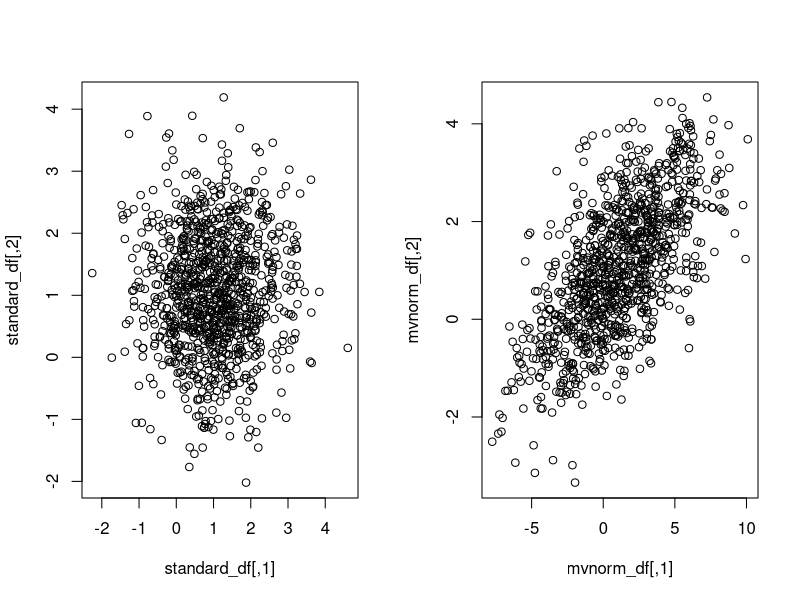

Here is the R script that generated this plot:
require(MASS)

#' Propose new values
#' This proposes new values using a normal distribution centered on the original parameter values, with desired standard deviation. If any proposed values are outside the bounds, it will propose again.
#' @param old_params The original parameter values
#' @param lower_bound Minimum parameter values to try. One for all or a vector of the length of par.
#' @param upper_bound Maximum parameter values to try. One for all or a vector of the length of par.
#' @param sd Standard deviation to use for the proposals. One for all or a vector of the length of par.
#' @return A vector of the new parameter values
dent_propose <- function(old_params, lower_bound=-Inf, upper_bound=Inf, sd=1) {
  sd <- abs(sd)
  if(runif(1)<1.1) { #try changing all
    new_params <- stats::rnorm(length(old_params), old_params, sd)
  } else { #try sampling some but not all. Usually just one.
    new_params <- old_params
    focal <- sample.int(length(old_params),min(length(old_params), ceiling(stats::rexp(1, 1/2))))
    new_params[focal] <- stats::rnorm(1, old_params[focal], ifelse(length(sd)==1,sd, sd[focal]))  
  }
  while(any(new_params<lower_bound) | any(new_params>upper_bound)) {
    sd <- sd*0.1
    new_params <- dent_propose(old_params, lower_bound=lower_bound, upper_bound=upper_bound, sd=sd)
  }
  return(new_params)
}

#' Propose new values multivariate normal
#' This proposes new values using a normal distribution centered on the original parameter values, with desired standard deviation. If any proposed values are outside the bounds, it will propose again.
#' @param old_params The original parameter values
#' @param lower_bound Minimum parameter values to try. One for all or a vector of the length of par.
#' @param upper_bound Maximum parameter values to try. One for all or a vector of the length of par.
#' @param Sigma VCV to use for the proposals. NULL sets variance to 1 
#' @return A vector of the new parameter values
dent_propose_mv <- function(old_params, lower_bound=-Inf, upper_bound=Inf, Sigma=NULL) {
  if(is.null(Sigma)){
    Sigma <- matrix(0, length(old_params), length(old_params))
    diag(Sigma) <- 1
  }
  new_params <- MASS::mvrnorm(1, old_params, Sigma)
  while(any(new_params<lower_bound) | any(new_params>upper_bound)) {
    diag(Sigma) <- (sqrt(diag(Sigma)) * 0.1)^2
    new_params <- dent_propose_mv(old_params, lower_bound=lower_bound, upper_bound=upper_bound, Sigma=Sigma)
  }
  return(new_params)
}

old_params <- c(1,1)
standard_df <- do.call(rbind, lapply(1:1000, function(x) dent_propose(old_params)))
mvnorm_df <- do.call(rbind, lapply(1:1000, function(x) dent_propose_mv(old_params, Sigma=matrix(c(10,3,3,2),2,2))))
par(mfrow=c(1,2))
plot(standard_df)
plot(mvnorm_df)

Sigma <- matrix(c(10,3,3,2),2,2)
Sigma
var(mvrnorm(n = 1000, rep(0, 2), Sigma))
var(mvrnorm(n = 1000, rep(0, 2), Sigma, empirical = TRUE))



